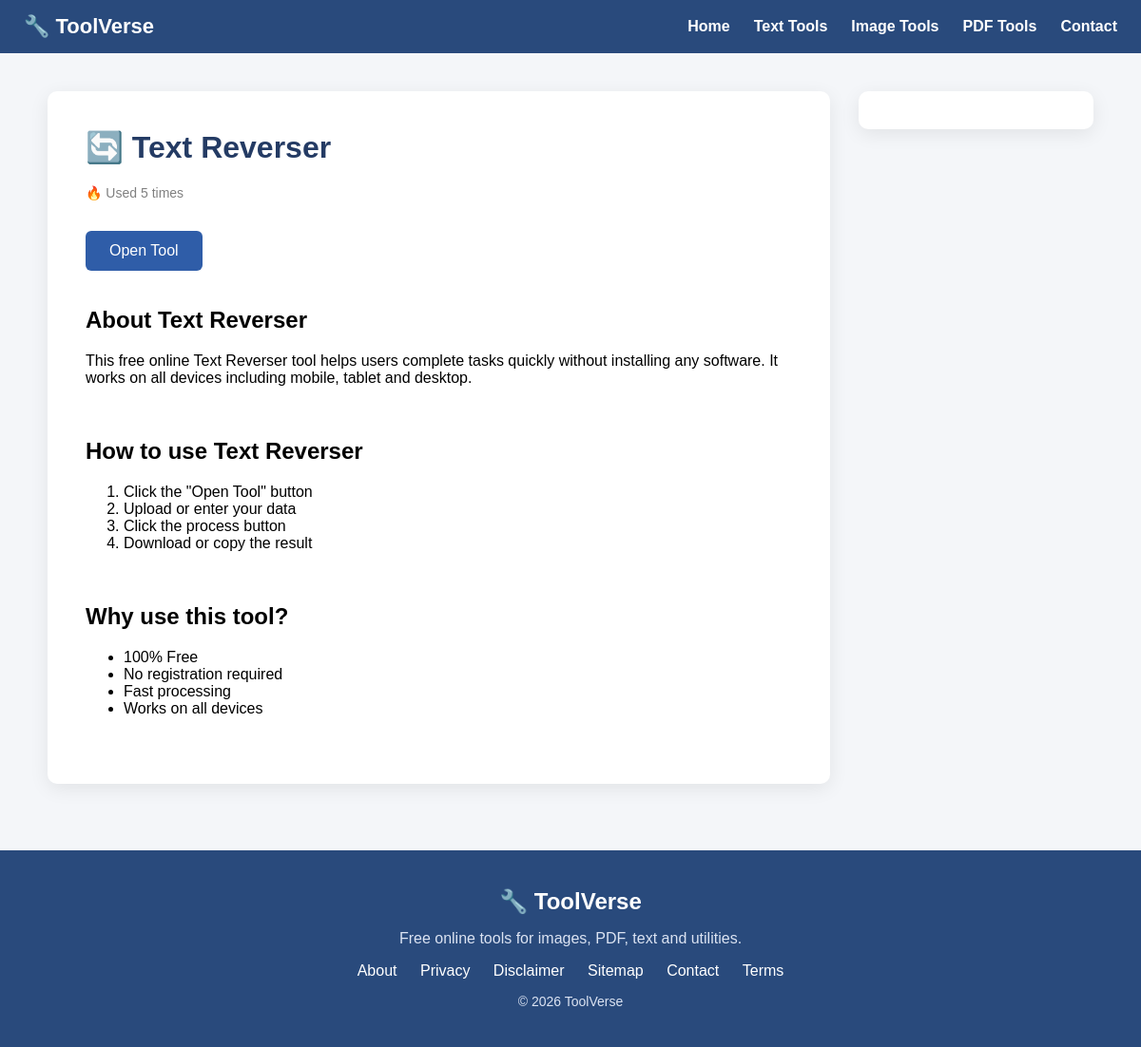
/tools/text-reverser/, run on the app's committed database.
### tools/models.py (models this page shows, shortened)
class Tool(models.Model):
    name = models.CharField(max_length=100)
    slug = models.SlugField(unique=True)
    url = models.CharField(max_length=200)
    category = models.CharField(max_length=50)
    icon = models.CharField(max_length=10, blank=True)
    description = models.TextField(blank=True)
    seo_title = models.CharField(max_length=200, blank=True)
    seo_description = models.TextField(blank=True)
    usage_count = models.IntegerField(default=0)

### tools/views.py (the view)
# urls.py: path('tools/<slug:slug>/', views.tool_detail, name='tool_detail'),
def tool_detail(request, slug):
    tool = get_object_or_404(Tool, slug=slug)
    Tool.objects.filter(id=tool.id).update(
        usage_count=F("usage_count") + 1
    )
    tool.refresh_from_db()
    return render(request, "tool_detail.html", {
        "tool": tool
    })

### tools/templates/tool_detail.html (shortened to what this page needs)
{% extends "base.html" %}
{% block content %}
<div class="tool-page">
<div class="tool-content">
<h1>{{ tool.icon }} {{ tool.name }}</h1>
<p style="color:gray;font-size:14px;">
🔥 Used {{ tool.usage_count }} times
</p>
<br>
<a href="{{ tool.url }}">
<button class="open-btn">
Open Tool
</button>
</a>
<br><br>
<h2>About {{ tool.name }}</h2>
<p>
This free online {{ tool.name }} tool helps users complete tasks quickly
without installing any software. It works on all devices including
mobile, tablet and desktop.
</p>
<br>
<h2>How to use {{ tool.name }}</h2>
<ol>
<li>Click the "Open Tool" button</li>
<li>Upload or enter your data</li>
<li>Click the process button</li>
<li>Download or copy the result</li>
</ol>
<br>
<h2>Why use this tool?</h2>
<ul>
<li>100% Free</li>
<li>No registration required</li>
<li>Fast processing</li>
<li>Works on all devices</li>
</ul>
</div>
<div class="sidebar">
<div class="sidebar-ad">
</div>
</div>
</div>
{% endblock %}

### tools/templates/base.html (style rules this page uses)
body { font-family:Arial, Helvetica, sans-serif; margin:0; background:#f4f6f9; }

### tools/templates/tool_detail.html (style rules this page uses)
.tool-page { display:flex; gap:30px; max-width:1100px; margin:auto; }
.tool-content { flex:3; background:white; padding:40px; border-radius:10px; box-shadow:0 5px 20px rgba(0,0,0,0.08); }
.sidebar { flex:1; }
.sidebar-ad { background:white; padding:20px; border-radius:10px; box-shadow:0 5px 20px rgba(0,0,0,0.08); text-align:center; }
.tool-content h1 { margin-top:0; color:#243b64; }
.open-btn { padding:12px 25px; font-size:16px; background:#2f5da8; color:white; border:none; border-radius:6px; cursor:pointer; }

### data on the page
Tool: icon "🔄", name "Text Reverser", usage_count "5"
